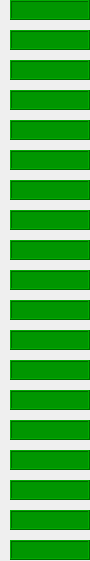
   <widget class="QWidget" name="widget" native="true">
    <property name="geometry">
     <rect>
      <x>170</x>
      <y>10</y>
      <width>90</width>
      <height>561</height>
     </rect>
    </property>
    <property name="styleSheet">
     <string notr="true">color: rgb(0, 0, 0);</string>
    </property>
    <widget class="CALabel" name="caLabel">
     <property name="geometry">
      <rect>
       <x>10</x>
       <y>0</y>
       <width>80</width>
       <height>20</height>
      </rect>
     </property>
     <property name="font">
      <font>
       <family>Abyssinica SIL</family>
       <pointsize>9</pointsize>
       <weight>50</weight>
       <italic>false</italic>
       <bold>false</bold>
       <underline>false</underline>
      </font>
     </property>
     <property name="styleSheet">
      <string notr="true">QWidget { background-color: #009600; }</string>
     </property>
     <property name="frameShape">
      <enum>QFrame::Box</enum>
     </property>
     <property name="frameShadow">
      <enum>QFrame::Raised</enum>
     </property>
     <property name="alignment">
      <set>Qt::AlignRight|Qt::AlignTrailing|Qt::AlignVCenter</set>
     </property>
     <property name="indent">
      <number>10</number>
     </property>
     <property name="pvname">
      <string>QDS:TFC_0102_00A:N01:AI03:V_CAL</string>
     </property>
     <property name="dmode" stdset="0">
      <enum>CALabel::Double</enum>
     </property>
     <property name="cmode" stdset="0">
      <enum>CALabel::Alarm</enum>
     </property>
    </widget>
    <widget class="CALabel" name="caLabel_2">
     <property name="geometry">
      <rect>
       <x>10</x>
       <y>30</y>
       <width>80</width>
       <height>20</height>
      </rect>
     </property>
     <property name="font">
      <font>
       <family>Abyssinica SIL</family>
       <pointsize>9</pointsize>
       <weight>50</weight>
       <italic>false</italic>
       <bold>false</bold>
       <underline>false</underline>
      </font>
     </property>
     <property name="styleSheet">
      <string notr="true">QWidget { background-color: #009600; }</string>
     </property>
     <property name="frameShape">
      <enum>QFrame::Box</enum>
     </property>
     <property name="frameShadow">
      <enum>QFrame::Raised</enum>
     </property>
     <property name="alignment">
      <set>Qt::AlignRight|Qt::AlignTrailing|Qt::AlignVCenter</set>
     </property>
     <property name="indent">
      <number>10</number>
     </property>
     <property name="pvname">
      <string>QDS:TFC_0304_00A:N02:AI03:V_CAL</string>
     </property>
     <property name="dmode" stdset="0">
      <enum>CALabel::Double</enum>
     </property>
     <property name="cmode" stdset="0">
      <enum>CALabel::Alarm</enum>
     </property>
    </widget>
    <widget class="CALabel" name="caLabel_3">
     <property name="geometry">
      <rect>
       <x>10</x>
       <y>90</y>
       <width>80</width>
       <height>20</height>
      </rect>
     </property>
     <property name="font">
      <font>
       <family>Abyssinica SIL</family>
       <pointsize>9</pointsize>
       <weight>50</weight>
       <italic>false</italic>
       <bold>false</bold>
       <underline>false</underline>
      </font>
     </property>
     <property name="styleSheet">
      <string notr="true">QWidget { background-color: #009600; }</string>
     </property>
     <property name="frameShape">
      <enum>QFrame::Box</enum>
     </property>
     <property name="frameShadow">
      <enum>QFrame::Raised</enum>
     </property>
     <property name="alignment">
      <set>Qt::AlignRight|Qt::AlignTrailing|Qt::AlignVCenter</set>
     </property>
     <property name="indent">
      <number>10</number>
     </property>
     <property name="pvname">
      <string>QDS:TFC_0708_00A:N04:AI03:V_CAL</string>
     </property>
     <property name="dmode" stdset="0">
      <enum>CALabel::Double</enum>
     </property>
     <property name="cmode" stdset="0">
      <enum>CALabel::Alarm</enum>
     </property>
    </widget>
    <widget class="CALabel" name="caLabel_4">
     <property name="geometry">
      <rect>
       <x>10</x>
       <y>60</y>
       <width>80</width>
       <height>20</height>
      </rect>
     </property>
     <property name="font">
      <font>
       <family>Abyssinica SIL</family>
       <pointsize>9</pointsize>
       <weight>50</weight>
       <italic>false</italic>
       <bold>false</bold>
       <underline>false</underline>
      </font>
     </property>
     <property name="styleSheet">
      <string notr="true">QWidget { background-color: #009600; }</string>
     </property>
     <property name="frameShape">
      <enum>QFrame::Box</enum>
     </property>
     <property name="frameShadow">
      <enum>QFrame::Raised</enum>
     </property>
     <property name="alignment">
      <set>Qt::AlignRight|Qt::AlignTrailing|Qt::AlignVCenter</set>
     </property>
     <property name="indent">
      <number>10</number>
     </property>
     <property name="pvname">
      <string>QDS:TFC_0506_00A:N03:AI03:V_CAL</string>
     </property>
     <property name="dmode" stdset="0">
      <enum>CALabel::Double</enum>
     </property>
     <property name="cmode" stdset="0">
      <enum>CALabel::Alarm</enum>
     </property>
    </widget>
    <widget class="CALabel" name="caLabel_5">
     <property name="geometry">
      <rect>
       <x>10</x>
       <y>150</y>
       <width>80</width>
       <height>20</height>
      </rect>
     </property>
     <property name="font">
      <font>
       <family>Abyssinica SIL</family>
       <pointsize>9</pointsize>
       <weight>50</weight>
       <italic>false</italic>
       <bold>false</bold>
       <underline>false</underline>
      </font>
     </property>
     <property name="styleSheet">
      <string notr="true">QWidget { background-color: #009600; }</string>
     </property>
     <property name="frameShape">
      <enum>QFrame::Box</enum>
     </property>
     <property name="frameShadow">
      <enum>QFrame::Raised</enum>
     </property>
     <property name="alignment">
      <set>Qt::AlignRight|Qt::AlignTrailing|Qt::AlignVCenter</set>
     </property>
     <property name="indent">
      <number>10</number>
     </property>
     <property name="pvname">
      <string>QDS:TFC_1112_00A:N06:AI03:V_CAL</string>
     </property>
     <property name="dmode" stdset="0">
      <enum>CALabel::Double</enum>
     </property>
     <property name="cmode" stdset="0">
      <enum>CALabel::Alarm</enum>
     </property>
    </widget>
    <widget class="CALabel" name="caLabel_6">
     <property name="geometry">
      <rect>
       <x>10</x>
       <y>120</y>
       <width>80</width>
       <height>20</height>
      </rect>
     </property>
     <property name="font">
      <font>
       <family>Abyssinica SIL</family>
       <pointsize>9</pointsize>
       <weight>50</weight>
       <italic>false</italic>
       <bold>false</bold>
       <underline>false</underline>
      </font>
     </property>
     <property name="styleSheet">
      <string notr="true">QWidget { background-color: #009600; }</string>
     </property>
     <property name="frameShape">
      <enum>QFrame::Box</enum>
     </property>
     <property name="frameShadow">
      <enum>QFrame::Raised</enum>
     </property>
     <property name="alignment">
      <set>Qt::AlignRight|Qt::AlignTrailing|Qt::AlignVCenter</set>
     </property>
     <property name="indent">
      <number>10</number>
     </property>
     <property name="pvname">
      <string>QDS:TFC_0910_00A:N05:AI03:V_CAL</string>
     </property>
     <property name="dmode" stdset="0">
      <enum>CALabel::Double</enum>
     </property>
     <property name="cmode" stdset="0">
      <enum>CALabel::Alarm</enum>
     </property>
    </widget>
    <widget class="CALabel" name="caLabel_7">
     <property name="geometry">
      <rect>
       <x>10</x>
       <y>210</y>
       <width>80</width>
       <height>20</height>
      </rect>
     </property>
     <property name="font">
      <font>
       <family>Abyssinica SIL</family>
       <pointsize>9</pointsize>
       <weight>50</weight>
       <italic>false</italic>
       <bold>false</bold>
       <underline>false</underline>
      </font>
     </property>
     <property name="styleSheet">
      <string notr="true">QWidget { background-color: #009600; }</string>
     </property>
     <property name="frameShape">
      <enum>QFrame::Box</enum>
     </property>
     <property name="frameShadow">
      <enum>QFrame::Raised</enum>
     </property>
     <property name="alignment">
      <set>Qt::AlignRight|Qt::AlignTrailing|Qt::AlignVCenter</set>
     </property>
     <property name="indent">
      <number>10</number>
     </property>
     <property name="pvname">
      <string>QDS:TFC_1516_00A:N08:AI03:V_CAL</string>
     </property>
     <property name="dmode" stdset="0">
      <enum>CALabel::Double</enum>
     </property>
     <property name="cmode" stdset="0">
      <enum>CALabel::Alarm</enum>
     </property>
    </widget>
    <widget class="CALabel" name="caLabel_8">
     <property name="geometry">
      <rect>
       <x>10</x>
       <y>180</y>
       <width>80</width>
       <height>20</height>
      </rect>
     </property>
     <property name="font">
      <font>
       <family>Abyssinica SIL</family>
       <pointsize>9</pointsize>
       <weight>50</weight>
       <italic>false</italic>
       <bold>false</bold>
       <underline>false</underline>
      </font>
     </property>
     <property name="styleSheet">
      <string notr="true">QWidget { background-color: #009600; }</string>
     </property>
     <property name="frameShape">
      <enum>QFrame::Box</enum>
     </property>
     <property name="frameShadow">
      <enum>QFrame::Raised</enum>
     </property>
     <property name="alignment">
      <set>Qt::AlignRight|Qt::AlignTrailing|Qt::AlignVCenter</set>
     </property>
     <property name="indent">
      <number>10</number>
     </property>
     <property name="pvname">
      <string>QDS:TFC_1314_00A:N07:AI03:V_CAL</string>
     </property>
     <property name="dmode" stdset="0">
      <enum>CALabel::Double</enum>
     </property>
     <property name="cmode" stdset="0">
      <enum>CALabel::Alarm</enum>
     </property>
    </widget>
    <widget class="CALabel" name="caLabel_9">
     <property name="geometry">
      <rect>
       <x>10</x>
       <y>270</y>
       <width>80</width>
       <height>20</height>
      </rect>
     </property>
     <property name="font">
      <font>
       <family>Abyssinica SIL</family>
       <pointsize>9</pointsize>
       <weight>50</weight>
       <italic>false</italic>
       <bold>false</bold>
       <underline>false</underline>
      </font>
     </property>
     <property name="styleSheet">
      <string notr="true">QWidget { background-color: #009600; }</string>
     </property>
     <property name="frameShape">
      <enum>QFrame::Box</enum>
     </property>
     <property name="frameShadow">
      <enum>QFrame::Raised</enum>
     </property>
     <property name="alignment">
      <set>Qt::AlignRight|Qt::AlignTrailing|Qt::AlignVCenter</set>
     </property>
     <property name="indent">
      <number>10</number>
     </property>
     <property name="pvname">
      <string>QDS:TFC_0304_00B:N10:AI03:V_CAL</string>
     </property>
     <property name="dmode" stdset="0">
      <enum>CALabel::Double</enum>
     </property>
     <property name="cmode" stdset="0">
      <enum>CALabel::Alarm</enum>
     </property>
    </widget>
    <widget class="CALabel" name="caLabel_10">
     <property name="geometry">
      <rect>
       <x>10</x>
       <y>240</y>
       <width>80</width>
       <height>20</height>
      </rect>
     </property>
     <property name="font">
      <font>
       <family>Abyssinica SIL</family>
       <pointsize>9</pointsize>
       <weight>50</weight>
       <italic>false</italic>
       <bold>false</bold>
       <underline>false</underline>
      </font>
     </property>
     <property name="styleSheet">
      <string notr="true">QWidget { background-color: #009600; }</string>
     </property>
     <property name="frameShape">
      <enum>QFrame::Box</enum>
     </property>
     <property name="frameShadow">
      <enum>QFrame::Raised</enum>
     </property>
     <property name="alignment">
      <set>Qt::AlignRight|Qt::AlignTrailing|Qt::AlignVCenter</set>
     </property>
     <property name="indent">
      <number>10</number>
     </property>
     <property name="pvname">
      <string>QDS:TFC_0102_00B:N09:AI03:V_CAL</string>
     </property>
     <property name="dmode" stdset="0">
      <enum>CALabel::Double</enum>
     </property>
     <property name="cmode" stdset="0">
      <enum>CALabel::Alarm</enum>
     </property>
    </widget>
    <widget class="CALabel" name="caLabel_11">
     <property name="geometry">
      <rect>
       <x>10</x>
       <y>330</y>
       <width>80</width>
       <height>20</height>
      </rect>
     </property>
     <property name="font">
      <font>
       <family>Abyssinica SIL</family>
       <pointsize>9</pointsize>
       <weight>50</weight>
       <italic>false</italic>
       <bold>false</bold>
       <underline>false</underline>
      </font>
     </property>
     <property name="styleSheet">
      <string notr="true">QWidget { background-color: #009600; }</string>
     </property>
     <property name="frameShape">
      <enum>QFrame::Box</enum>
     </property>
     <property name="frameShadow">
      <enum>QFrame::Raised</enum>
     </property>
     <property name="alignment">
      <set>Qt::AlignRight|Qt::AlignTrailing|Qt::AlignVCenter</set>
     </property>
     <property name="indent">
      <number>10</number>
     </property>
     <property name="pvname">
      <string>QDS:TFC_0708_00B:N12:AI03:V_CAL</string>
     </property>
     <property name="dmode" stdset="0">
      <enum>CALabel::Double</enum>
     </property>
     <property name="cmode" stdset="0">
      <enum>CALabel::Alarm</enum>
     </property>
    </widget>
    <widget class="CALabel" name="caLabel_12">
     <property name="geometry">
      <rect>
       <x>10</x>
       <y>300</y>
       <width>80</width>
       <height>20</height>
      </rect>
     </property>
     <property name="font">
      <font>
       <family>Abyssinica SIL</family>
       <pointsize>9</pointsize>
       <weight>50</weight>
       <italic>false</italic>
       <bold>false</bold>
       <underline>false</underline>
      </font>
     </property>
     <property name="styleSheet">
      <string notr="true">QWidget { background-color: #009600; }</string>
     </property>
     <property name="frameShape">
      <enum>QFrame::Box</enum>
     </property>
     <property name="frameShadow">
      <enum>QFrame::Raised</enum>
     </property>
     <property name="alignment">
      <set>Qt::AlignRight|Qt::AlignTrailing|Qt::AlignVCenter</set>
     </property>
     <property name="indent">
      <number>10</number>
     </property>
     <property name="pvname">
      <string>QDS:TFC_0506_00B:N11:AI03:V_CAL</string>
     </property>
     <property name="dmode" stdset="0">
      <enum>CALabel::Double</enum>
     </property>
     <property name="cmode" stdset="0">
      <enum>CALabel::Alarm</enum>
     </property>
    </widget>
    <widget class="CALabel" name="caLabel_13">
     <property name="geometry">
      <rect>
       <x>10</x>
       <y>390</y>
       <width>80</width>
       <height>20</height>
      </rect>
     </property>
     <property name="font">
      <font>
       <family>Abyssinica SIL</family>
       <pointsize>9</pointsize>
       <weight>50</weight>
       <italic>false</italic>
       <bold>false</bold>
       <underline>false</underline>
      </font>
     </property>
     <property name="styleSheet">
      <string notr="true">QWidget { background-color: #009600; }</string>
     </property>
     <property name="frameShape">
      <enum>QFrame::Box</enum>
     </property>
     <property name="frameShadow">
      <enum>QFrame::Raised</enum>
     </property>
     <property name="alignment">
      <set>Qt::AlignRight|Qt::AlignTrailing|Qt::AlignVCenter</set>
     </property>
     <property name="indent">
      <number>10</number>
     </property>
     <property name="pvname">
      <string>QDS:TFC_1112_00B:N14:AI03:V_CAL</string>
     </property>
     <property name="dmode" stdset="0">
      <enum>CALabel::Double</enum>
     </property>
     <property name="cmode" stdset="0">
      <enum>CALabel::Alarm</enum>
     </property>
    </widget>
    <widget class="CALabel" name="caLabel_14">
     <property name="geometry">
      <rect>
       <x>10</x>
       <y>360</y>
       <width>80</width>
       <height>20</height>
      </rect>
     </property>
     <property name="font">
      <font>
       <family>Abyssinica SIL</family>
       <pointsize>9</pointsize>
       <weight>50</weight>
       <italic>false</italic>
       <bold>false</bold>
       <underline>false</underline>
      </font>
     </property>
     <property name="styleSheet">
      <string notr="true">QWidget { background-color: #009600; }</string>
     </property>
     <property name="frameShape">
      <enum>QFrame::Box</enum>
     </property>
     <property name="frameShadow">
      <enum>QFrame::Raised</enum>
     </property>
     <property name="alignment">
      <set>Qt::AlignRight|Qt::AlignTrailing|Qt::AlignVCenter</set>
     </property>
     <property name="indent">
      <number>10</number>
     </property>
     <property name="pvname">
      <string>QDS:TFC_0910_00B:N13:AI03:V_CAL</string>
     </property>
     <property name="dmode" stdset="0">
      <enum>CALabel::Double</enum>
     </property>
     <property name="cmode" stdset="0">
      <enum>CALabel::Alarm</enum>
     </property>
    </widget>
    <widget class="CALabel" name="caLabel_15">
     <property name="geometry">
      <rect>
       <x>10</x>
       <y>450</y>
       <width>80</width>
       <height>20</height>
      </rect>
     </property>
     <property name="font">
      <font>
       <family>Abyssinica SIL</family>
       <pointsize>9</pointsize>
       <weight>50</weight>
       <italic>false</italic>
       <bold>false</bold>
       <underline>false</underline>
      </font>
     </property>
     <property name="styleSheet">
      <string notr="true">QWidget { background-color: #009600; }</string>
     </property>
     <property name="frameShape">
      <enum>QFrame::Box</enum>
     </property>
     <property name="frameShadow">
      <enum>QFrame::Raised</enum>
     </property>
     <property name="alignment">
      <set>Qt::AlignRight|Qt::AlignTrailing|Qt::AlignVCenter</set>
     </property>
     <property name="indent">
      <number>10</number>
     </property>
     <property name="pvname">
      <string>QDS:TFC_1516_00B:N16:AI03:V_CAL</string>
     </property>
     <property name="dmode" stdset="0">
      <enum>CALabel::Double</enum>
     </property>
     <property name="cmode" stdset="0">
      <enum>CALabel::Alarm</enum>
     </property>
    </widget>
    <widget class="CALabel" name="caLabel_16">
     <property name="geometry">
      <rect>
       <x>10</x>
       <y>420</y>
       <width>80</width>
       <height>20</height>
      </rect>
     </property>
     <property name="font">
      <font>
       <family>Abyssinica SIL</family>
       <pointsize>9</pointsize>
       <weight>50</weight>
       <italic>false</italic>
       <bold>false</bold>
       <underline>false</underline>
      </font>
     </property>
     <property name="styleSheet">
      <string notr="true">QWidget { background-color: #009600; }</string>
     </property>
     <property name="frameShape">
      <enum>QFrame::Box</enum>
     </property>
     <property name="frameShadow">
      <enum>QFrame::Raised</enum>
     </property>
     <property name="alignment">
      <set>Qt::AlignRight|Qt::AlignTrailing|Qt::AlignVCenter</set>
     </property>
     <property name="indent">
      <number>10</number>
     </property>
     <property name="pvname">
      <string>QDS:TFC_1314_00B:N15:AI03:V_CAL</string>
     </property>
     <property name="dmode" stdset="0">
      <enum>CALabel::Double</enum>
     </property>
     <property name="cmode" stdset="0">
      <enum>CALabel::Alarm</enum>
     </property>
    </widget>
    <widget class="CALabel" name="caLabel_17">
     <property name="geometry">
      <rect>
       <x>10</x>
       <y>510</y>
       <width>80</width>
       <height>20</height>
      </rect>
     </property>
     <property name="font">
      <font>
       <family>Abyssinica SIL</family>
       <pointsize>9</pointsize>
       <weight>50</weight>
       <italic>false</italic>
       <bold>false</bold>
       <underline>false</underline>
      </font>
     </property>
     <property name="styleSheet">
      <string notr="true">QWidget { background-color: #009600; }</string>
     </property>
     <property name="frameShape">
      <enum>QFrame::Box</enum>
     </property>
     <property name="frameShadow">
      <enum>QFrame::Raised</enum>
     </property>
     <property name="alignment">
      <set>Qt::AlignRight|Qt::AlignTrailing|Qt::AlignVCenter</set>
     </property>
     <property name="indent">
      <number>10</number>
     </property>
     <property name="pvname">
      <string>QDS:TFM_0116_00B:N18:AI03:V_CAL</string>
     </property>
     <property name="dmode" stdset="0">
      <enum>CALabel::Double</enum>
     </property>
     <property name="cmode" stdset="0">
      <enum>CALabel::Alarm</enum>
     </property>
    </widget>
    <widget class="CALabel" name="caLabel_18">
     <property name="geometry">
      <rect>
       <x>10</x>
       <y>480</y>
       <width>80</width>
       <height>20</height>
      </rect>
     </property>
     <property name="font">
      <font>
       <family>Abyssinica SIL</family>
       <pointsize>9</pointsize>
       <weight>50</weight>
       <italic>false</italic>
       <bold>false</bold>
       <underline>false</underline>
      </font>
     </property>
     <property name="styleSheet">
      <string notr="true">QWidget { background-color: #009600; }</string>
     </property>
     <property name="frameShape">
      <enum>QFrame::Box</enum>
     </property>
     <property name="frameShadow">
      <enum>QFrame::Raised</enum>
     </property>
     <property name="alignment">
      <set>Qt::AlignRight|Qt::AlignTrailing|Qt::AlignVCenter</set>
     </property>
     <property name="indent">
      <number>10</number>
     </property>
     <property name="pvname">
      <string>QDS:TFM_0116_00A:N17:AI03:V_CAL</string>
     </property>
     <property name="dmode" stdset="0">
      <enum>CALabel::Double</enum>
     </property>
     <property name="cmode" stdset="0">
      <enum>CALabel::Alarm</enum>
     </property>
    </widget>
    <widget class="CALabel" name="caLabel_19">
     <property name="geometry">
      <rect>
       <x>10</x>
       <y>540</y>
       <width>80</width>
       <height>20</height>
      </rect>
     </property>
     <property name="font">
      <font>
       <family>Abyssinica SIL</family>
       <pointsize>9</pointsize>
       <weight>50</weight>
       <italic>false</italic>
       <bold>false</bold>
       <underline>false</underline>
      </font>
     </property>
     <property name="styleSheet">
      <string notr="true">QWidget { background-color: #009600; }</string>
     </property>
     <property name="frameShape">
      <enum>QFrame::Box</enum>
     </property>
     <property name="frameShadow">
      <enum>QFrame::Raised</enum>
     </property>
     <property name="alignment">
      <set>Qt::AlignRight|Qt::AlignTrailing|Qt::AlignVCenter</set>
     </property>
     <property name="indent">
      <number>10</number>
     </property>
     <property name="pvname">
      <string>QDS:TFB_BUS_000A:N19:AI03:V_CAL</string>
     </property>
     <property name="dmode" stdset="0">
      <enum>CALabel::Double</enum>
     </property>
     <property name="cmode" stdset="0">
      <enum>CALabel::Alarm</enum>
     </property>
    </widget>
   </widget>
